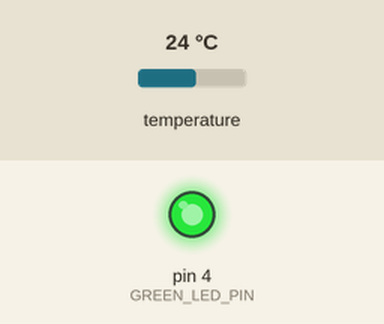
Bench run of a sketch on a simulated Arduino Nano, built with avr-gcc and run on an emulated ATmega328P. On the bench: output pins drawn as LEDs (lit = HIGH). The test bench sets the inputs (shaded band); at power-on: temperature 24 °C. No radio packets arrive unless stated; what the sketch prints to the serial monitor is not drawn.

Above: at 0.7 s.
At 5.3 s:
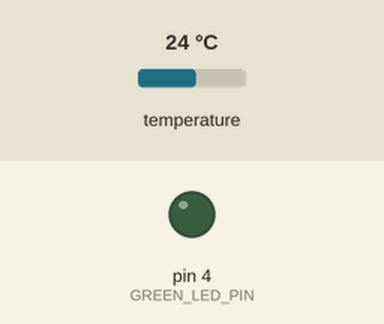
Timing chart, 0 to 12.0 s (numbered marks = the images above):
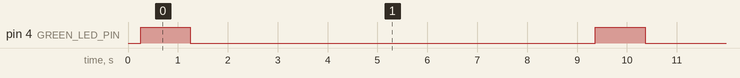

The sketch:

ArduinoNanoSoft.ino
```cpp
#include <SPI.h>
#include <OneWire.h>
#include <DallasTemperature.h>
#include "RF24.h"
#include <printf.h>
#include "LowPower.h"
/******************LED - green ******************************************/
#define GREEN_LED_PIN 4

/******************Thermometer Config and functions**********************/
#define DS18B20_PIN 2
#define TEMP_RESOLUTION 9
OneWire oneWireDS18B20(DS18B20_PIN);
DallasTemperature temperatureSensors(&oneWireDS18B20);
DeviceAddress thermometerAdress; //  arrays to hold device address
bool temperatureOverflowFlag = false; // T>100 C
bool temperatureUnderflowFlag = false; // -100 C > T C

float getTemp(){
  temperatureSensors.requestTemperatures();
  return temperatureSensors.getTempC(thermometerAdress);
}
/* 4 - digits for temp -100 < T < 100 C
   if the last digit odd -100<T<0 C
   if even 0<=T<100 C  */
short prepareTemp(float temp){
    if (temp > 100){
        temperatureOverflowFlag = true;
        return 0001;
    }

    if (temp < -100){
        temperatureUnderflowFlag = true;
        return 0002;
    }

    bool isMinus = false;
    if(temp < 0){
        isMinus = true;
        temp *= -1;
    }

    short t;
    int i;
    for(i = 0; i < 2; i++){
        temp *= 10;
        t = (short) temp;
    }

    if(isMinus){
        if(t%2 == 0)
            t++;
    } else {
        if(t%2 == 1)
            t++;
    }
    return t;
}
/****************Messege preparation***********************************/
byte batteryStatus = 9; // 9 - full, 0 - empty


/////
/* #define Z1 4100.0
#define Z2 4700.0

void loop() {
  // put your main code here, to run repeatedly:
  float Vout = analogRead(A0) * (5.0/1023.0);
  float Vin = (Z1 + Z2)/(Z2) * Vout;
  Serial.println(Vin);
  delay(2000);
}
 */

unsigned short nanoID = 0; //0-9999

unsigned long prepareMessage(short preparedTemp){
    unsigned long msg = 1; // bez bledu

    if(temperatureOverflowFlag || temperatureUnderflowFlag)
        msg = 2; // 2 jako blad chyba lepsza bo wszystkie wiadomosci bd mialy taka sama dlugosc

    msg *= 10000;
    msg += nanoID;
    msg *= 10;
    msg += batteryStatus;
    msg *= 10000;
    msg += preparedTemp;
    return msg;
}
/****************** Radio Configurator ***************************/
RF24 radio(7,8);

#define R_PI  {10,10,10,10,10,10}
#define ME {21,22,23,24,25,26}
byte addresses[][6] = {R_PI,ME};
//byte addresses[][6] = {"1Node","2Node"};


/********************Registration*********************************/
void sendHello(){
  digitalWrite(GREEN_LED_PIN, HIGH); // when green led is ON nonstop it means that we are in registrating process
  unsigned long t = 4200000001;
  bool iGotMyId = false;
  while(!iGotMyId){
    radio.stopListening();
    while(!radio.write( &t, sizeof(unsigned long) )){
        Serial.println(F("Failed sanding hello message! Waits 4s for next try!"));
        LowPower.powerDown(SLEEP_4S, ADC_OFF, BOD_OFF);                   // sending hello every 4s untill success
    }
    radio.startListening();
    Serial.print(F("Succesfully send a hello message."));
    Serial.print(F("Starts waiting for my ID."));
    unsigned long started_waiting_at = micros();               // Set up a timeout period, get the current microseconds
    boolean timeout = false;
    while ( ! radio.available() ){                             // While nothing is received
        if (micros() - started_waiting_at > 500000 ){            // If waited longer than 5000ms, indicate timeout and exit while loop
            timeout = true;
            break;
        }
    }
    if ( timeout ){                                             // Describe the results
          Serial.println(F("Failed waiting for ID!!!."));
    }else{
          unsigned long msg;                                 // Grab the response, compare, and send to debugging spew
          radio.read( &msg, sizeof(unsigned long) );
          if(msg/100000000 == 42){
            Serial.print(F("Got my new ID: "));
            //Serial.println(msg);
            nanoID = msg%10000;
            Serial.println(nanoID);
            iGotMyId = true;
          }
    }
    LowPower.powerDown(SLEEP_8S, ADC_OFF, BOD_OFF);
  }
  Serial.println(F("Successfully registration on central station!"));
  /*for(int i=0; i<6; i++){
    radio.enableDynamicAck();
    unsigned long t= 3;
    t *= 1000000000;
    t+= addresses[1][i];
    if (!radio.write( &t, sizeof(unsigned long) )){
      Serial.println(F("failed"));
    }
    Serial.print(F("Send messege: "));
    Serial.println(t);
    delay(1000);
  }*/
}

void setup() {
  Serial.begin(115200);
  Serial.println(F("Arduino Nano V 3.0 - Temperature sensor via NRF24L01"));
  /*for(int i =0; i < 6; i++){
    Serial.println(addresses[0][i]);
  }*/

  temperatureSensors.begin();
  if (!temperatureSensors.getAddress(thermometerAdress, 0)) /* Get address of DS18B20 */
    Serial.println("Unable to find address of thermometer");
  temperatureSensors.setResolution(thermometerAdress, TEMP_RESOLUTION);
  Serial.println(getTemp());

  pinMode(GREEN_LED_PIN, OUTPUT);
  printf_begin();
  radio.begin();
  radio.setDataRate(RF24_250KBPS);

  // Set the PA Level low to prevent power supply related issues since this is a
 // getting_started sketch, and the likelihood of close proximity of the devices. RF24_PA_MAX is default.
  radio.setPALevel(RF24_PA_MAX);
  //radio.setPayloadSize(4);
  // Open a writing and reading pipe on each radio, with opposite addresses
  radio.openWritingPipe(addresses[0]);
  radio.openReadingPipe(1,addresses[1]);
  radio.printDetails();
  //sendHello();
  // Start the radio listening for data
}
// Used to control whether this node is sending or receiving
bool role = 1;
void loop() {


/****************** Ping Out Role ***************************/
if (role == 1)  {

    radio.stopListening();                                    // First, stop listening so we can talk.


    Serial.println(F("Now sending"));

    unsigned long msg = prepareMessage(prepareTemp(getTemp()));                             // Take the time, and send it.  This will block until complete
     if (!radio.write( &msg, sizeof(unsigned long) )){
       Serial.println(F("failed"));
     }
    Serial.print(F("Send messege: "));
    Serial.println(msg);

    digitalWrite(GREEN_LED_PIN, HIGH);   // turn the LED on (HIGH is the voltage level)
    LowPower.powerDown(SLEEP_1S, ADC_OFF, BOD_OFF);                    // wait for a second
    digitalWrite(GREEN_LED_PIN, LOW);    // turn the LED off by making the voltage LOW
    //Try again 5s later
    LowPower.powerDown(SLEEP_8S, ADC_OFF, BOD_OFF);
  }


/****************** Pong Back Role ***************************/

  if ( role == 0 )
  {
    unsigned long got_time;

    if( radio.available()){
                                                                    // Variable for the received timestamp
      while (radio.available()) {                                   // While there is data ready
        radio.read( &got_time, sizeof(unsigned long) );             // Get the payload
      }

      radio.stopListening();                                        // First, stop listening so we can talk
      radio.write( &got_time, sizeof(unsigned long) );              // Send the final one back.
      radio.startListening();                                       // Now, resume listening so we catch the next packets.
      Serial.print(F("Sent response "));
      Serial.println(got_time);
   }
 }
} // Loop
```

Measured:
- by itself, pin 4 (GREEN_LED_PIN): alternates HIGH for 1.0 s and LOW for 8.1 s
